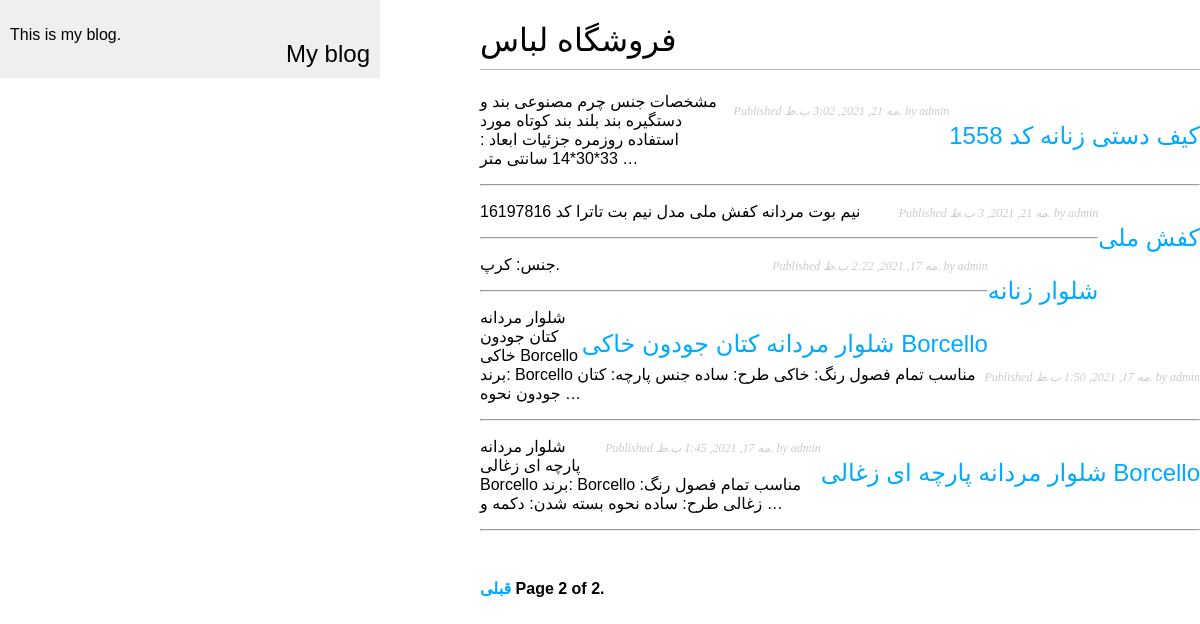
The app's page /shop/?page=2, older data.
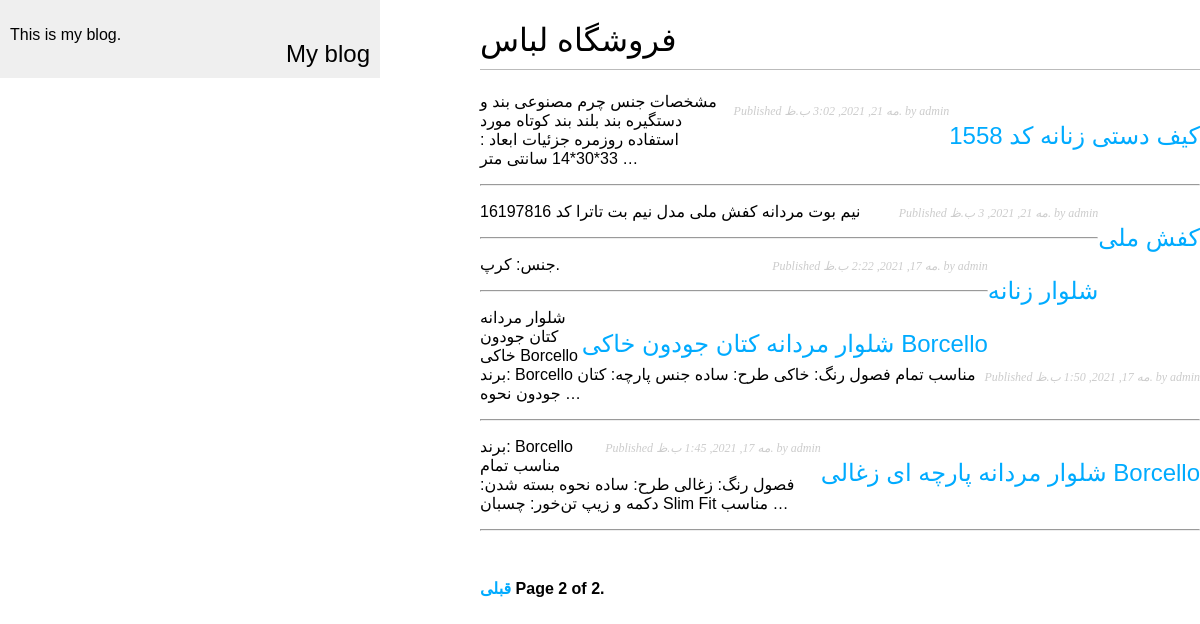
The same page, newer data.
### shop/models.py (models this page shows, shortened)
class shop(models.Model):
    title = models.CharField(max_length=250)
    slug = models.SlugField(max_length=250,unique_for_date='publish')
    user = models.ForeignKey(User,on_delete=models.CASCADE, related_name='Shop_posts')
    body = models.TextField()
    publish = models.DateTimeField(default=timezone.now)
    created = models.DateTimeField(auto_now_add=True)
    updated = models.DateTimeField(auto_now=True)
    class Meta:
        ordering = ('-publish',)
    def get_absolute_url(self):
        return reverse('shop:post_detail',
                         args=[self.publish.year,self.publish.month,self.publish.day, self.slug])

### shop/views.py (the view)
# urls.py: path('',shop_list, name='shop_list'),
def shop_list(request):
        object_list = shop.objects.all()
        paginator = Paginator(object_list, 5) # 5 posts in each page
        try:
                page = request.GET.get('page')
        except:
                page=1
        try:
                posts = paginator.page(page)
        except PageNotAnInteger:
                posts = paginator.page(1)
        except EmptyPage:
                posts = paginator.page(paginator.num_pages)
        return render(request,
                        'shop/post/list.html',
                        {'page': page,
                        'posts': posts})

### shop/templates/shop/post/list.html (shortened to what this page needs)
{% extends "shop/base.html" %}
{% block content %}
<h1>فروشگاه لباس</h1>
{% for post in posts %}
<h2>
     <a href="{{ post.get_absolute_url }}">
        {{ post.title }}
     </a>
</h2>
<p  class="date" >
    Published {{ post.publish }} by {{ post.user }}
</p>
{{ post.body|truncatewords:20|linebreaks }}
<hr>
{% endfor %}
{% include "pagination.html" with page=posts %}
{% endblock %}

Row changes from the older to the newer data that the page shows:
changed shop "شلوار مردانه پارچه‌ ای زغالی Borcello": body "شلوار مردانه پارچه‌ ای زغالی Borcello برند: Borcello مناسب تمام فصول رنگ: زغالی طرح: ساده نحوه بسته شدن: دکمه و …" → "برند: Borcello مناسب تمام فصول رنگ: زغالی طرح: ساده نحوه بسته شدن: دکمه و زیپ تن‌خور: چسبان Slim Fit مناسب …"
